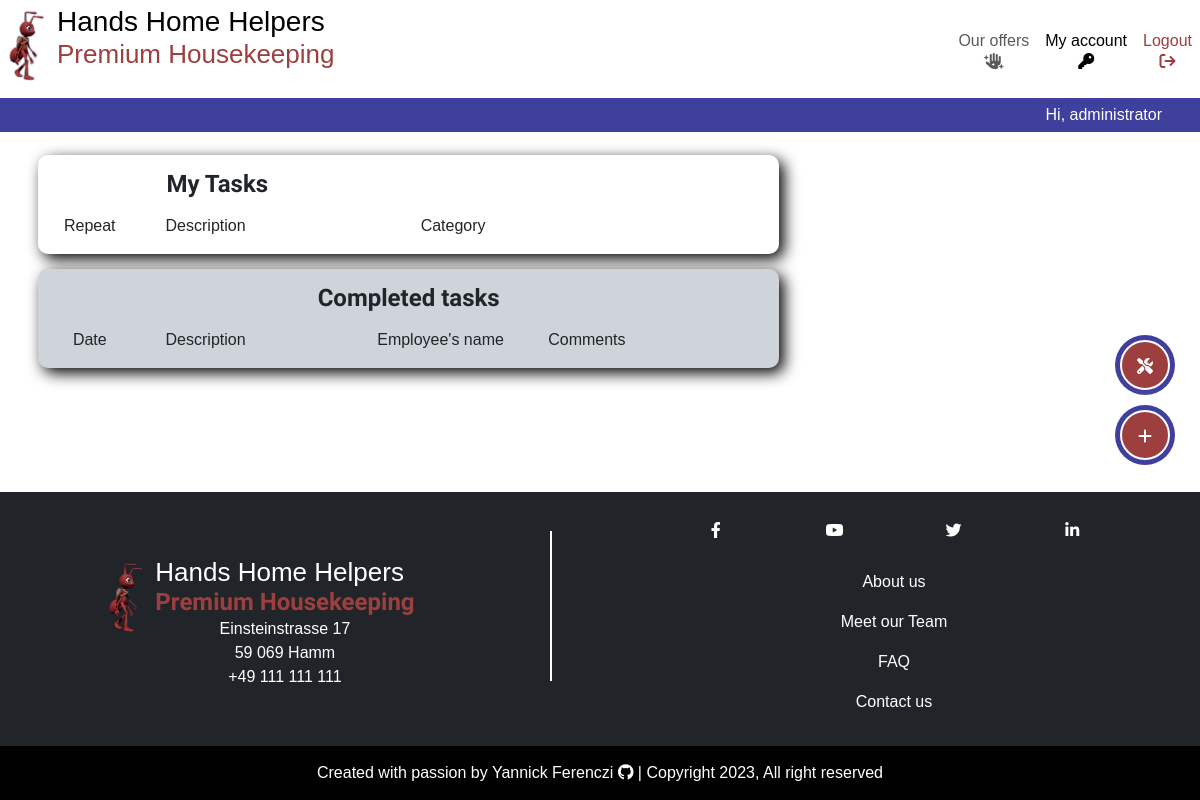
The app's page /dashboard/ (signed in), older data.
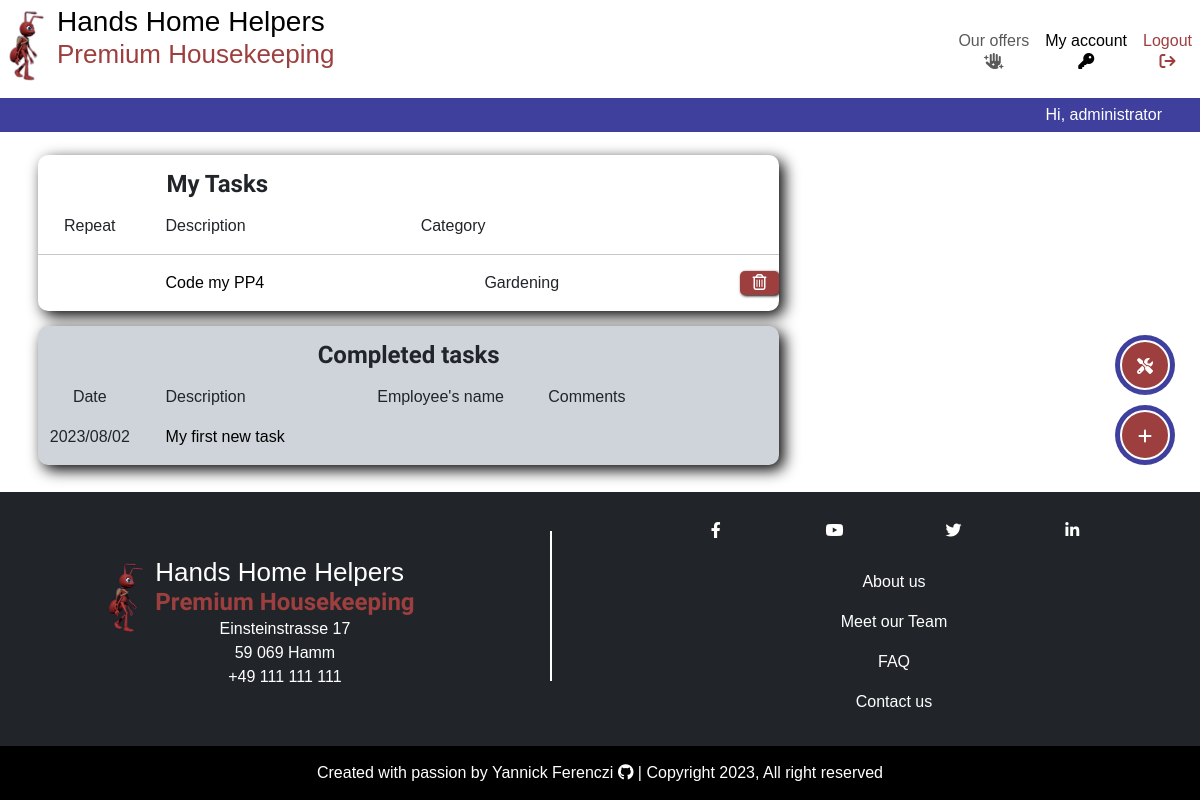
The same page, newer data.
### tasks/models.py (models this page shows, shortened)
class Task(models.Model):
    CATEGORIES = [
        ("Gardening", "Gardening"),
        ("Cleaning", "Cleaning"),
        ("Garden patch", "Garden patch"),
        ("Swimming pool", "Swimming pool"),
        ("Renovation and repair", "Renovation and repair"),
        ("Home care", "Home care"),
    ]
    name = models.CharField(max_length=250, )
    done = models.BooleanField(default=False)
    owner = models.ForeignKey(
        User,
        on_delete=models.CASCADE,
        related_name="task_owner",
    )
    created_on = models.DateField(auto_now_add=True)
    category = models.CharField(
        max_length=50,
        choices=CATEGORIES,
        default="CLEANING",
    )
    repeat = models.BooleanField(default=False)
    employee = models.ForeignKey(
        Employee,
        on_delete=models.PROTECT,
        related_name="employees",
        blank=True,
        null=True,
    )
    comment = models.CharField(max_length=250, blank=True, null=True)
    class Meta:
        ordering = ["-created_on"]

### tasks/views.py (the view)
class TaskList(LoginRequiredMixin, generic.ListView):
    model = Task
    template_name = "tasks/dashboard.html"
    paginated_by = 50
    def get_queryset(self):
        return Task.objects.filter(owner=self.request.user)

### tasks/templates/tasks/dashboard.html (shortened to what this page needs)
{% extends "base.html" %}
{% load static %}
{% block content %}
<div class="container-fluid container-lg p-2">
    <div class="row">
        <div class="col-12 col-md-8 order-2 order-md-1">
            <div class="dashboard-item">
                <div class="row">
                    <div class="col-6 align-self-center">
                        <h3>My Tasks</h3>
                    </div>
                </div>
                <div class="row">
                    <div class="col-2">
                        <p class="centered-content">Repeat</p>
                    </div>
                    <div class="col-4">
                        <p>Description</p>
                    </div>
                    <div class="col-3">
                        <p>Category</p>
                    </div>
                </div>
                {% for task in task_list %}
                {% if not task.done %}
                <div class="row">
                    <hr>
                    <div class="col-2 centered-content">
                    </div>
                    <div class="col-5">
                        <a href="{% url 'task_detail' task.id %}">{{ task.name }}</a>
                    </div>
                    <div class="col-4">
                        <p>{{ task.category }}</p>
                    </div>
                    <div class="col-1">
                        <div class="btn-delete">
                            <a href="{% url 'task_delete' task.pk %}">
                                <p class="centered-content"><i class="fa-regular fa-trash-can white-text"></i></p>
                            </a>
                        </div>
                    </div>
                </div>
                {% endif %}
                {% endfor %}
            </div>
            <div class="dashboard-item bg-dark-subtle">
                <div class="row">
                    <h3>Completed tasks</h3>
                </div>
                <div class="row">
                    <div class="col-2">
                        <p class="centered-content">Date</p>
                    </div>
                    <div class="col-3">
                        <p>Description</p>
                    </div>
                    <div class="col-3">
                        <p class="centered-content">Employee's name</p>
                    </div>
                    <div class="col-4">
                        <p>Comments</p>
                    </div>
                </div>
                {% for task in task_list %}
                {% if task.done %}
                <div class="row">
                    <div class="col-2">
                        <p class="centered-content">{{ task.created_on|date:"Y/m/d" }}</p>
                    </div>
                    <div class="col-3">
                        <a href="#">{{ task.name }}</a>
                    </div>
                    <div class="col-3">
                    </div>
                    <div class="col-4">
                    </div>
                </div>
                {% endif %}
                {% endfor %}
            </div>
        </div>
    </div>
</div>
{% endblock content %}

### templates/base.html (shortened to what this page needs)
{% load static %}
{% url 'home' as home_url %}
{% url 'dashboard' as dashboard_url %}
<!DOCTYPE html>
<html lang="en">
<head>
    <link rel="stylesheet" href="https://cdnjs.cloudflare.com/ajax/libs/font-awesome/6.4.0/css/all.min.css"
>
    <link href="https://cdn.jsdelivr.net/npm/bootstrap@5.3.0/dist/css/bootstrap.min.css" rel="stylesheet"
>
    <link rel="stylesheet" href="{% static 'css/style.css' %}">
</head>
<body>
    <header>
        <nav class="navbar navbar-expand-md py-0">
            <div class="container-fluid">
                <a class="navbar-brand" href="{% url 'home' %}">
                    <div class="main-logo">
                        <img class="img-logo" src="{% static 'images/hands_home_helpers_logo.png' %}"
                            alt="Hands Home Helpers company logo">
                        <div class="name-logo">
                            <h1><span class="d-block d-md-inline">Hands</span>
                                <span class="d-block d-md-inline">Home</span>
                                <span class="d-block d-md-inline">Helpers</span>
                            </h1>
                            <h2 class="red-ant d-none d-md-block">Premium Housekeeping</h2>
                        </div>
                    </div>
                </a>
                <div class="user-options">
                    {% if request.user.is_superuser %}
                    <div class="fixed-btn d-flex justify-content-center" data-bs-toggle="tooltip" data-bs-placement="left"
                        title="Go to admin panel">
                        <a href="/administration_panel/"><i class="fa-solid fa-screwdriver-wrench d-inline-block mt-1"></i></a>
                    </div>
                    {% endif %}
                    {% if request.user.is_authenticated %}
                    <div class="fixed-btn d-flex justify-content-center" data-bs-toggle="tooltip" data-bs-placement="left"
                        title="Add a task">
                        <a href="{% url 'task_create' %}">
                            <i class="fa-solid fa-plus d-inline-block mt-1"></i></p>
                        </a>
                    </div>
                    {% endif %}
                </div>
                <div class="collapse navbar-collapse" id="navbarSupportedContent">
                    <ul class="navbar-nav ms-auto mb-0 mb-lg-0">
                        <li class="nav-item">
                            <a class="nav-link centered-content {% if request.path == home_url %}active{%endif%}"
                                aria-current="page" aria-label="go to home page" href="{% url 'home' %}">Our offers <i
                                    class="fa-solid fa-hand-sparkles d-block centered-content"></i></a>
                        </li>
                        {% if user.is_authenticated %}
                        <li class="nav-item">
                            <a class="nav-link centered-content {% if request.path == dashboard_url %}active{%endif%}" aria-current="page"
                                href="{% url 'dashboard' %}">My account <i
                                    class="fa-solid fa-key d-block centered-content"></i></a>
                        </li>
                        <li class="nav-item">
                            <a class="nav-link red-ant centered-content {% if request.path == home_url %}active{%endif%}" aria-current="page" aria-label="go to logout page"
                                href="{% url 'account_logout' %}">Logout <i
                                    class="fa-solid fa-arrow-right-from-bracket red-ant d-block centered-content"></i></a>
                        </li>
                        {% endif %}
                    </ul>
                </div>
            </div>
        </nav>
        <div class="container-fluid">
            <div class="row">
                {% if user.is_authenticated %}
                <p class="col greetings">Hi, {{ user.username }}</p>
                {% endif %}
            </div>
        </div>
    </header>
    <main class="main-content">
        {% block content %}
        {% endblock content %}
    </main>
    <footer class="main-footer bg-dark">
        <div class="container-fluid">
            <div class="row p-4">
                <div class="col-md-5 p-0 d-flex align-items-center justify-content-center">
                    <a class="navbar-brand" href="{% url 'home' %}">
                        <div class="main-logo d-inline-block mt-2">
                            <img class="img-logo" src="{% static 'images/hands_home_helpers_logo.png' %}"
                                alt="Hands Home Helpers company logo">
                            <div class="name-logo">
                                <h2>Hands Home Helpers</h2>
                                <h3 class="red-ant p-0">Premium Housekeeping</h3>
                                <div class="address">
                                    <p class="centered-content m-0">Einsteinstrasse 17</p>
                                    <p class="centered-content m-0">59 069 Hamm</p>
                                    <p class="centered-content m-0"><a class="white-text" href="tel:+49111111111">+49 111 111
                                            111</a></p>
                                </div>
                            </div>
                        </div>
                    </a>
                </div>
                <div class="col-md-1">
                    <div class="footer-rule"></div>
                </div>
                <div class="col-md-6">
                    <div class="row pb-2">
                        <div class="col">
                            <ul class="navbar-nav bg-dark d-flex flex-row align-items-center justify-content-evenly">
                                <li class="nav-item">
                                    <a class="nav-link social-media p-0" href="https://www.facebook.com/" target="_blank"><i class="fa-brands fa-facebook-f"></i></a>
                                </li>
                                <li class="nav-item">
                                    <a class="nav-link social-media p-0" href="https://www.youtube.com/" target="_blank"><i class="fa-brands fa-youtube"></i></a>
                                </li>
                                <li class="nav-item">
                                    <a class="nav-link social-media p-0" href="https://www.twitter.com/" target="_blank"><i class="fa-brands fa-twitter"></i></a>
                                </li>
                                <li class="nav-item">
                                    <a class="nav-link social-media p-0" href="https://www.linkedin.com/" target="_blank"><i class="fa-brands fa-linkedin-in"></i></a>
                                </li>
                            </ul>
                        </div>
                    </div>
                    <div class="row pt-2">
                        <div class="col extra-ressources">
                            <ul class="navbar-nav bg-dark">
                                <li class="nav-item">
                                    <a class="nav-link" href="{% url 'about' %}#about-section">About us</a>
                                </li>
                                <li class="nav-item">
                                    <a class="nav-link" href="{% url 'about' %}#team-section">Meet our Team</a>
                                </li>
                                <li class="nav-item">
                                    <a class="nav-link" href="{% url 'about' %}#faq-section">FAQ</a>
                                </li>
                                <li class="nav-item">
                                    <a class="nav-link" href="{% url 'contact' %}">Contact us</a>
                                </li>
                            </ul>
                        </div>
                    </div>
                </div>
            </div>
        </div>
        <div class="container-fluid">
            <div class="row">
                <div class="col">
                    <div class="copyright bg-black">
                        <p>Created with passion by <a class="white-text" href="https://github.com/yannickferenczi"
                                target="_blank">Yannick
                                Ferenczi <i class="fa-brands fa-github"></i></a> | Copyright {% now "Y" %}, All right reserved
                        </p>
                    </div>
                </div>
            </div>
        </div>
    </footer>
</body>

### static/css/style.css (style rules this page uses)
.red-ant { color: #9d3f3f; }
.white-text { color: white; }
body { display: flex; font-family: 'Merriweather Sans', sans-serif; flex-direction: column; min-height: 100vh; }
h3, h4, h5, h6 { margin: 0; font-family: 'Andika', sans-serif; font-weight: bold; text-align: center; }
h1 { font-size: 22px; padding-bottom: 0; margin-bottom: 0; }
h2 { font-size: 21px; }
h3 { font-size: 20px; padding: 15px; }
.centered-content { text-align: center; }
.container-fluid { padding: 0; }
.navbar-nav { background-color: #ddd; }
a { text-decoration: none; color: black; }
.img-logo { height: 80px; vertical-align: baseline; }
.name-logo { display: inline-block; vertical-align: top; }
.name-logo h2 { padding-bottom: 0; margin-bottom: 0; padding-top: 0; margin-top: 0; }
.name-logo h3 { padding-top: 0; margin-top: 0; }
.greetings { margin-bottom: 0; text-align: right; padding: 5px 50px; background-color: #3f3f9d; color: white; }
.user-options { position: fixed; right: 25px; top: 50%; transform: translate(0, -50%); z-index: 2; }
.fixed-btn { background-color: #3f3f9d; width: 60px; height: 60px; vertical-align: middle; margin: 10px auto; text-align: center; border-radius: 50%; box-shadow: 0 0 15px white; }
.fixed-btn a { display: inline-block; margin: 5px 0; line-height: 50px; vertical-align: middle; width: 50px; border-radius: 50%; background-color: #9d3f3f; color: white; border: 2px solid white; }
.main-footer { margin-top: auto; color: white; }
.footer-rule { border-top: 2px solid white; width: 60%; margin: 15px auto; }
.social-media { width: 30px; height: 30px; overflow: hidden; border-radius: 50%; line-height: 30px; vertical-align: middle; text-align: center; }
.extra-ressources a { text-align: center; }
.copyright { margin: 0; padding: 15px; }
.copyright p { margin: 0; text-align: center; }
.dashboard-item { margin: 15px auto; background-color: #fff; border-radius: 10px; box-shadow: 5px 5px 15px black; overflow: hidden; }
.btn-delete { border-radius: 5px; box-shadow: 1px 1px 3px black; background-color: #9d3f3f; }
@media only screen and (min-width: 768px) { h1 { font-size: 28px; } }
@media only screen and (min-width: 768px) { h2 { font-size: 26px; } }
@media only screen and (min-width: 768px) { h3 { font-size: 24px; padding: 15px; } }
@media only screen and (min-width: 768px) { .navbar-nav { background-color: white; } }
@media only screen and (min-width: 768px) { .footer-rule { border-left: 2px solid white; width: 0; height: 150px; margin: 15px auto; } }

Row changes from the older to the newer data that the page shows:
added Task: name "Code my PP4", category "Gardening", shown under "My Tasks"
added Task: created_on "2023/08/02", name "My first new task", shown under "Completed tasks"
